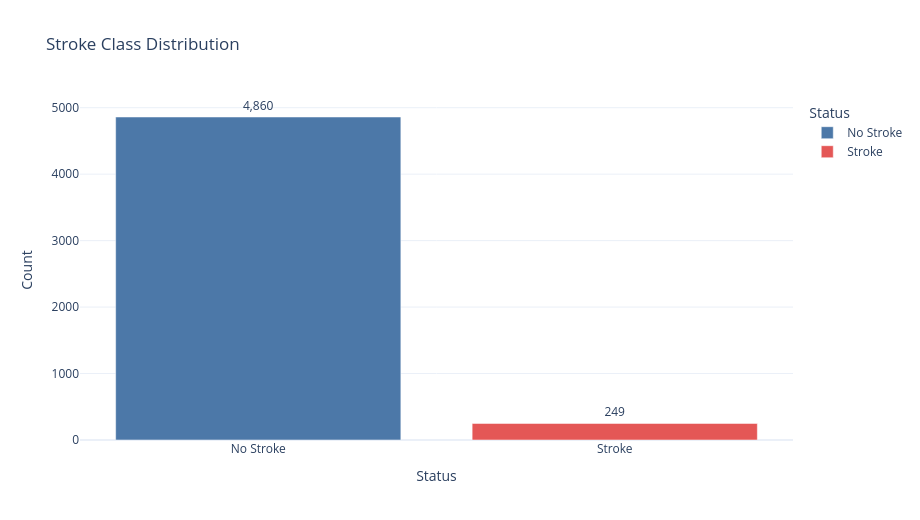

Notebook code for this chart:
### Markdown cell above
### Variable: stroke (Target)

The target variable distribution determines class imbalance severity and motivates PR-AUC and SMOTE resampling in later sections.

### Code cell
stroke_counts = df_clean["stroke"].value_counts().sort_index()
stroke_pct = stroke_counts.get(1, 0) / len(df_clean) * 100
imbalance_ratio = stroke_counts.get(0, 1) / max(stroke_counts.get(1, 1), 1)

stroke_df = pd.DataFrame({"Status": ["No Stroke", "Stroke"], "Count": stroke_counts.values})
fig = px.bar(stroke_df, x="Status", y="Count", text="Count", title="Stroke Class Distribution",
             color="Status", color_discrete_map={"No Stroke": "#4C78A8", "Stroke": "#E45756"})
fig.update_traces(texttemplate="%{text:,}", textposition="outside")
show_and_save(fig, "03_eda", "stroke_class_distribution_bar_chart.png")

stroke_counts, f"stroke_pct={stroke_pct:.2f}%", f"ratio={imbalance_ratio:.1f}:1"

### Figure 1 — Plotly figure (JSON) as saved in the notebook; plotly's stock layout.template omitted (floating-point values rounded to 4 significant figures)
{"data": [{"hovertemplate": "Status=%{x}<br>Count=%{text}<extra></extra>", "legendgroup": "No Stroke", "marker": {"color": "#4C78A8", "pattern": {"shape": ""}}, "name": "No Stroke", "orientation": "v", "showlegend": true, "text": [4860.0], "textposition": "outside", "texttemplate": "%{text:,}", "type": "bar", "x": ["No Stroke"], "xaxis": "x", "y": [4860], "yaxis": "y"}, {"hovertemplate": "Status=%{x}<br>Count=%{text}<extra></extra>", "legendgroup": "Stroke", "marker": {"color": "#E45756", "pattern": {"shape": ""}}, "name": "Stroke", "orientation": "v", "showlegend": true, "text": [249.0], "textposition": "outside", "texttemplate": "%{text:,}", "type": "bar", "x": ["Stroke"], "xaxis": "x", "y": [249], "yaxis": "y"}], "layout": {"barmode": "relative", "height": 520, "legend": {"title": {"text": "Status"}, "tracegroupgap": 0}, "title": {"text": "Stroke Class Distribution"}, "width": 920, "xaxis": {"anchor": "y", "categoryarray": ["No Stroke", "Stroke"], "categoryorder": "array", "domain": [0, 1], "title": {"text": "Status"}}, "yaxis": {"anchor": "x", "domain": [0, 1], "title": {"text": "Count"}}}}
